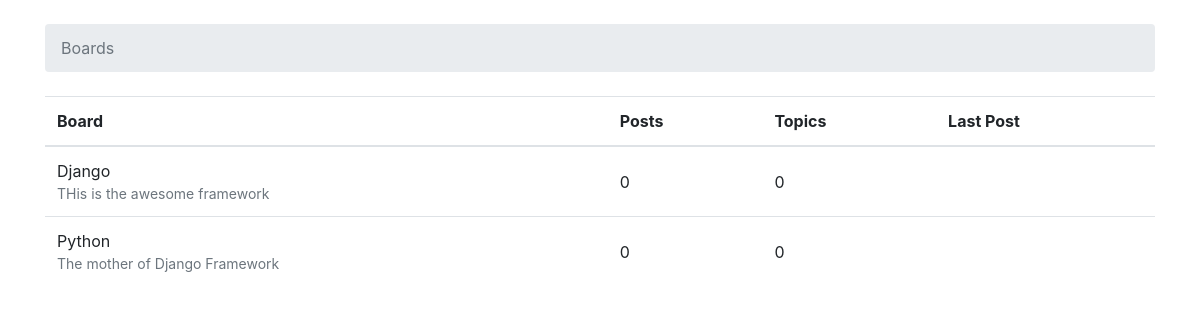
Before: / with the older database file.
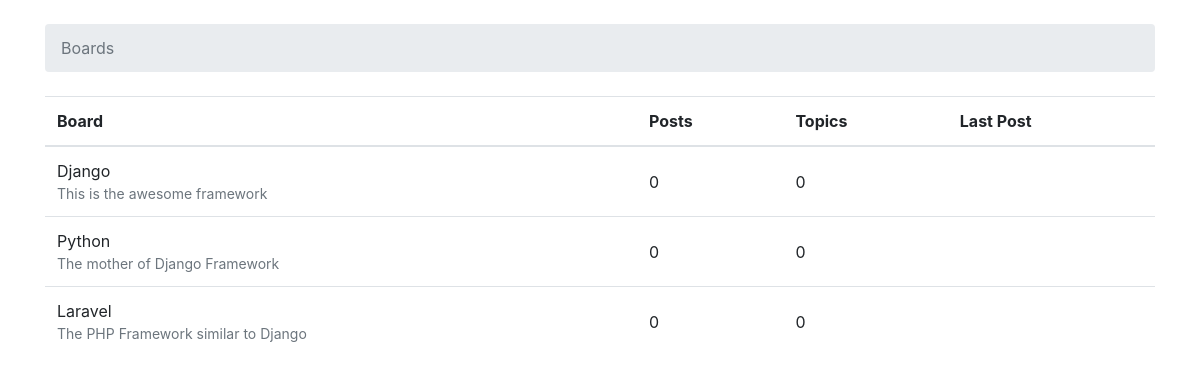
After: the same page with the newer database file.
### boards/models.py (models this page shows, shortened)
class Board(models.Model):
    name = models.CharField(max_length=30, unique=True)
    description = models.CharField(max_length=100)

### boards/views.py (the view)
# urls.py: 2. Add a URL to urlpatterns:  url(r'^$', views.home, name='home')
def home(request):
    boards = Board.objects.all()
    return render(request, 'home.html', {'boards':boards})

### templates/home.html (shortened to what this page needs)
{% load static %}
<!DOCTYPE html>
<html>
    <head>
        <link rel="stylesheet" href="{% static 'css/bootstrap.min.css' %}">
    </head>
    <body>
        <div class="container">
            <ol class="breadcrumb my-4">
              <li class="breadcrumb-item active">Boards</li>
            </ol>
            <table class="table">
              <thead class="thead-inverse">
                <tr>
                  <th>Board</th>
                  <th>Posts</th>
                  <th>Topics</th>
                  <th>Last Post</th>
                </tr>
              </thead>
              <tbody>
                {% for board in boards %}
                  <tr>
                    <td>
                      {{ board.name }}<br>
                      <small class="text-muted d-block">{{ board.description }}</small>
                    </td>
                    <td class="align-middle">0</td>
                    <td class="align-middle">0</td>
                    <td></td>
                  </tr>
                {% endfor %}
              </tbody>
            </table>
        </div>
  </body>
</html>

Changed rows visible on the page:
changed Board "Django": description "THis is the awesome framework" → "This is the awesome framework"
added Board: name "Laravel", description "The PHP Framework similar to Django"
